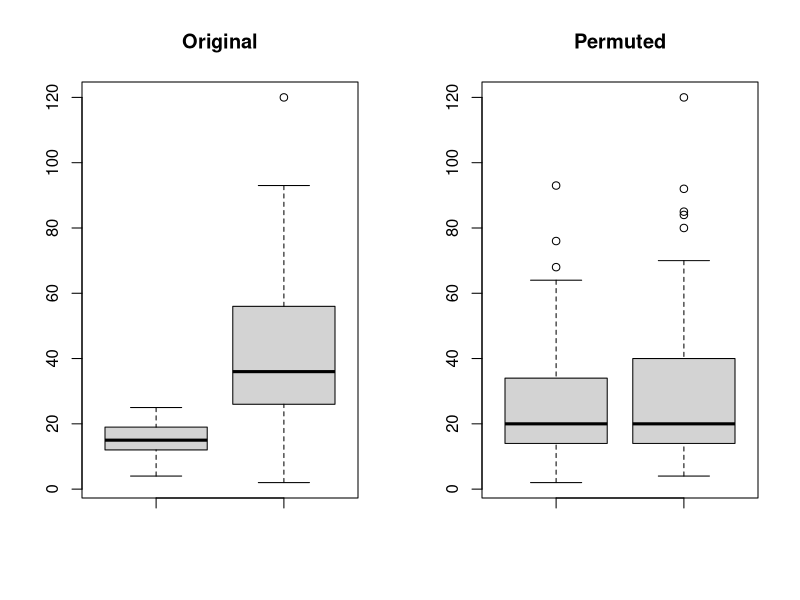
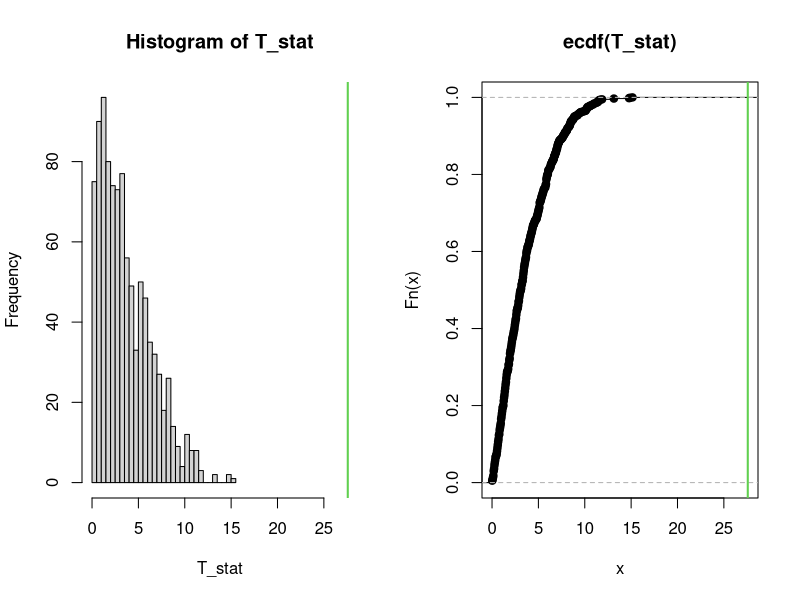
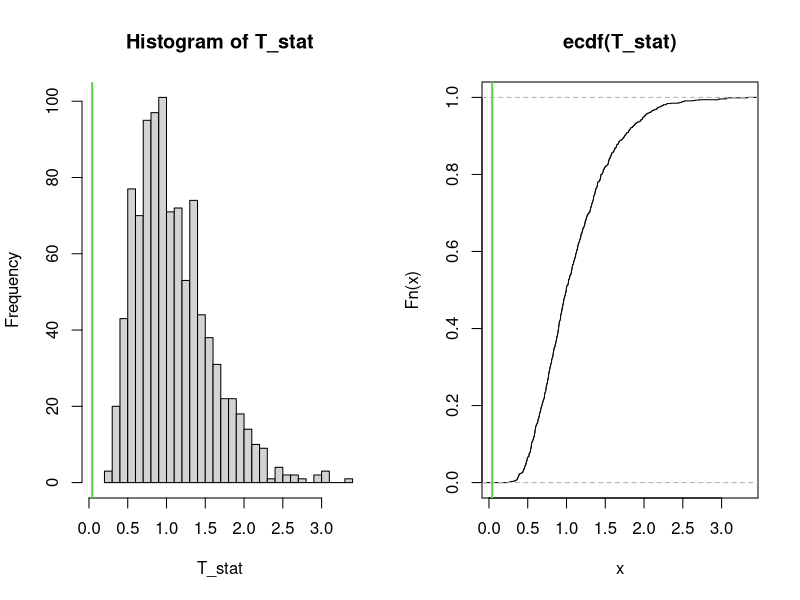

The R source for these figures, in order:
## ---- chunk 1
seed = 100
B    = 1000

### Two-sided test ------------------------------------------------------------------------
###    H0: X1  =^d X2
###    H1: X1 !=^d X2
### Test statistic: abs(mean(data_1)-mean(data_2)) // or: abs(median(data_1)-median(data_2))
data_1 = cars$speed
data_2 = cars$dist
n1     = length(data_1)
n2     = length(data_2)
n      = n1+n2

set.seed(seed)
data_pool      = c(data_1, data_2)
perm           = sample(1:n)
data_pool_perm = data_pool[perm]
data_1_perm    = data_pool_perm[1:n1]
data_2_perm    = data_pool_perm[(n1+1):n]

par(mfrow=c(1,2))
boxplot(data_1, data_2, main='Original')
boxplot(data_1_perm, data_2_perm, main='Permuted')

# CMC to estimate the p-value 
T0     = abs(mean(data_1)-mean(data_2))
T_stat = numeric(B)
for(k in 1:B){
  perm           = sample(1:n)
  data_pool_perm = data_pool[perm]
  data_1_perm    = data_pool_perm[1:n1]
  data_2_perm    = data_pool_perm[(n1+1):n]
  T_stat[k]      = abs(mean(data_1_perm)-mean(data_2_perm))
}

# Permutational distribution of T
hist(T_stat, xlim=range(c(T_stat,T0)), breaks=30)
abline(v=T0, col=3, lwd=2)
plot(ecdf(T_stat), xlim=range(c(T_stat,T0)))
abline(v=T0, col=3, lwd=2)

# p-value
p_value = sum(T_stat>=T0)/B
p_value

### One-side test -------------------------------------------------------------------------
###    H0: var(data_1) = var(data_2)                       (we think data_1 has higher var)
###    H1: var(data_1) > var(data_2)
### Test statistic: (s^2)_1 / (s^2)_2
data_1    = cars$speed
data_2    = cars$dist
n1        = length(data_1)
n2        = length(data_2)
n         = n1+n2
data_pool = c(data_1, data_2)

# CMC to estimate the p-value 
set.seed(seed)
T0     = var(data_1)/var(data_2)
T_stat = numeric(B)
for(k in 1:B){
  perm           = sample(1:n)
  data_pool_perm = data_pool[perm]
  data_1_perm    = data_pool_perm[1:n1]
  data_2_perm    = data_pool_perm[(n1+1):n]
  T_stat[k]      = var(data_1_perm)/var(data_2_perm)
}

# Permutational distribution of T
hist(T_stat, xlim=range(c(T_stat,T0)), breaks=30)
abline(v=T0, col=3, lwd=2)
plot(ecdf(T_stat), xlim=range(c(T_stat,T0)))
abline(v=T0, col=3, lwd=2)

# p-value
p_value = sum(T_stat>=T0)/B
p_value

### ---------------------------------------------------------------------------------------
### More informations
### ---------------------------------------------------------------------------------------
factorial(n)                                      # cardinality of the permutational space
factorial(n)/(2*factorial(n1)*factorial(n2))      # number of distinct values of T
1/(factorial(n))/(2*factorial(n1)*factorial(n2))  # minimum achievable p-value
